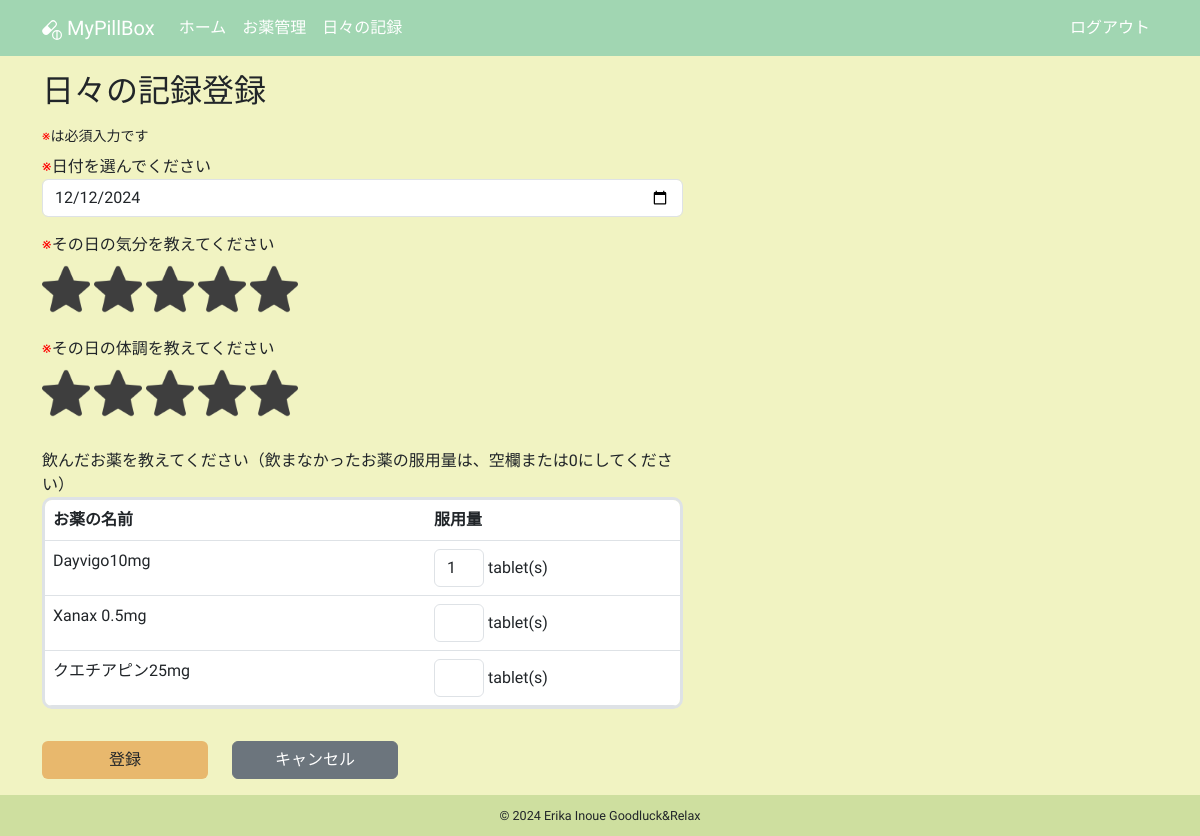
The page /create_daily_log (signed in) on the database as committed earlier.
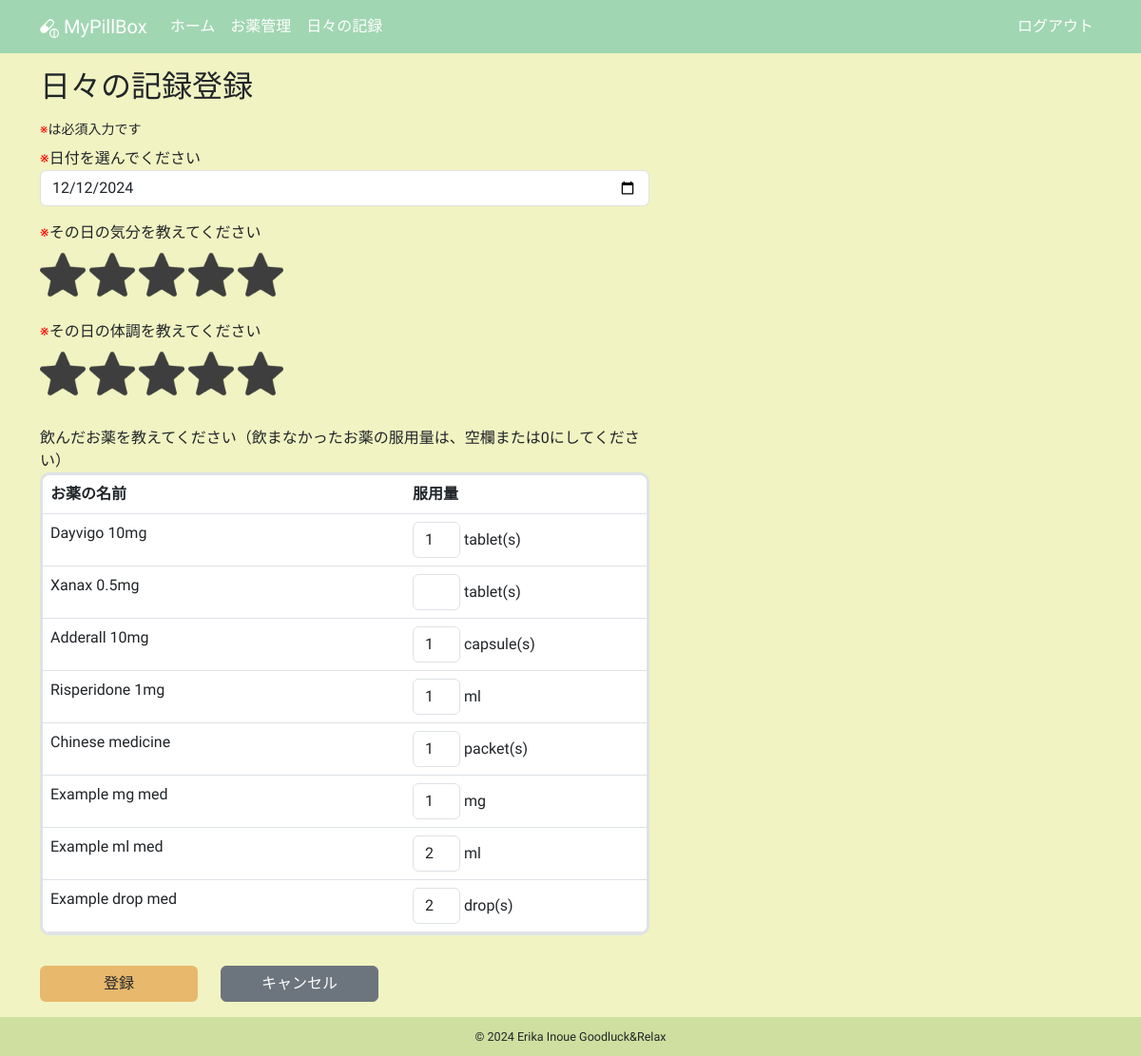
The same page on the database as committed later.
### app/models.py (models this page shows, shortened)
class Medicine(db.Model):
    __tablename__ = "medicines"
    id: so.Mapped[int] = so.mapped_column(primary_key=True)
    name: so.Mapped[str] = so.mapped_column(sa.String(100))
    taking_start_date: so.Mapped[datetime.date] = so.mapped_column(sa.Date)
    dose_per_day: so.Mapped[Optional[float]]
    taking_timing: so.Mapped[Optional[str]] = so.mapped_column(sa.String(100))
    memo: so.Mapped[Optional[str]] = so.mapped_column(sa.Text)
    rating: so.Mapped[Optional[int]] = so.mapped_column(default=0)
    is_active: so.Mapped[bool] = so.mapped_column(sa.Boolean)
    taking_unit: so.Mapped[str] = so.mapped_column(sa.String(10))
    user_id: so.Mapped[int] = so.mapped_column(sa.ForeignKey(User.id))
    user: so.Mapped[User] = so.relationship(back_populates="medicines")
    daily_log_details: so.Mapped[list["DailyLogDetail"]] = so.relationship(
        cascade="all, delete-orphan", back_populates="medicine"
    )

### app/routes.py (the view, shortened to what this page needs)
@app.route("/create_daily_log", methods=["GET", "POST"])
@login_required
def create_daily_log():
    title = _("日々の記録登録")
    form = DailyLogForm()
    active_query = (
        sa.select(Medicine)
        .where(Medicine.user == current_user, Medicine.is_active == True)
        .order_by(Medicine.id)
    )
    active_medicines = db.session.scalars(active_query).all()
    locale = g.locale
    formatted_units = {
        med.id: format_taking_unit(med.taking_unit, locale) for med in active_medicines
    }
    form.details.min_entries = len(active_medicines)
    for medicine in active_medicines:
        detail_entry = form.details.append_entry()
        detail_entry.dose.data = (
            int(medicine.dose_per_day)
            if medicine.dose_per_day and medicine.dose_per_day.is_integer()
            else medicine.dose_per_day
        )
    return render_template(
        "create_daily_log.html",
        form=form,
        medicines=active_medicines,
        title=title,
        unit_labels=formatted_units,
    )

### app/forms.py (shortened to what this page needs)
class DailyLogForm(FlaskForm):
    date = DateField(
        _l("日付を選んでください"),
        format="%Y-%m-%d",
        validators=[DataRequired(message=_l("日付は必須入力です"))],
    )
    mood = HiddenField(
        _l("その日の気分を教えてください"),
        validators=[DataRequired(message=_l("気分は必須入力です"))],
    )
    condition = HiddenField(
        _l("その日の体調を教えてください"),
        validators=[DataRequired(message=_l("体調は必須入力です"))],
    )
    details = FieldList(FormField(DailyLogDetailForm))
    submit = SubmitField(_l("登録"))

class DailyLogDetailForm(Form):
    dose = MyFloatField(_l("服用量"))

### app/__init__.py (called while the page is built)
def get_locale():
    return request.accept_languages.best_match(app.config["LANGUAGES"])

### app/helpers.py (called while the page is built)
def format_taking_unit(unit, locale):
    if locale == "en":
        if unit in ["tablet", "capsule", "packet", "drop"]:
            return f"{unit}(s)"
        return unit  # デフォルトの表示
    return unit_labels.get(unit, unit)  # 日本語版

### app/models.py (called while the page is built)
@login.user_loader
def load_user(id):
    return db.session.get(User, int(id))

### app/routes.py (called while the page is built)
@app.before_request
def before_request():
    g.locale = str(get_locale())

### app/templates/create_daily_log.html (shortened to what this page needs)
{% extends "base.html" %}
{% block content %}
  <h2 class="mb-3">{{ _("日々の記録登録") }}</h2>
  {% if not medicines %}
    <p>{{ _("服用中のお薬がありません まず、お薬管理メニューから服用中のお薬を登録しましょう") }}</p>
  {% else %}
    <small class="d-block mb-2"><span class="red">※</span>{{ _("は必須入力です") }}</small>
    <form action="" method="post" novalidate>
      <div class="row">
        <div class="col-12 col-lg-7 mb-3">
          <span class="red">※</span>{{ form.date.label }}
          {{ form.date(class="form-control" + (" is-invalid" if form.date.errors else "") ) }}
        </div>
        <div class="col-12 col-lg-7 mb-3">
          <span class="red">※</span>{{ form.mood.label }}
          <br>
          {% for i in range(1, 6) %}
            {% if form.mood.data|int >= i %}
              <img src="{{ url_for('static', filename='images/star_on.png') }}"
                   id="{{ i }}"
                   class="star star-rating mood-star rating-checked my-2"
                   onclick="StarRate(this)"
                   alt="star">
            {% else %}
              <img src="{{ url_for('static', filename='images/star_on.png') }}"
                   id="{{ i }}"
                   class="star star-rating mood-star my-2"
                   onclick="StarRate(this)"
                   alt="star">
            {% endif %}
          {% endfor %}
        </div>
        <div class="col-12 col-lg-7 mb-4">
          <span class="red">※</span>{{ form.condition.label }}
          <br>
          {% for i in range(1, 6) %}
            {% if form.condition.data|int >= i %}
              <img src="{{ url_for('static', filename='images/star_on.png') }}"
                   id="{{ i }}"
                   class="star star-rating condition-star rating-checked my-2"
                   onclick="StarRate(this)"
                   alt="star">
            {% else %}
              <img src="{{ url_for('static', filename='images/star_on.png') }}"
                   id="{{ i }}"
                   class="star star-rating condition-star my-2"
                   onclick="StarRate(this)"
                   alt="star">
            {% endif %}
          {% endfor %}
        </div>
        <div class="col-12 col-lg-7 mb-3">
          <p class="mb-0">{{ _("飲んだお薬を教えてください（飲まなかったお薬の服用量は、空欄または0にしてください）") }}</p>
          <table class="table table-hover table-input">
            <thead>
              <tr>
                <th>{{ _("お薬の名前") }}</th>
                <th>{{ _("服用量") }}</th>
              </tr>
            </thead>
            <tbody>
              {% for medicine in medicines %}
                <tr>
                  <td style="width: 60%;">{{ medicine.name }}</td>
                  <td style="width:40%;">
                    {{ form.details[loop.index0].dose(class="form-control d-inline-block" + (" is-invalid dose-is-invalid" if form.details[loop.index0].errors else "") , style="width: 50px;" ) }} {{ unit_labels[medicine.id] }}
                  </td>
                </tr>
              {% endfor %}
            </tbody>
          </table>
        </div>
      </div>
      <div class="row mb-3">
        <div class="col-5 col-lg-2">{{ form.submit(class="btn btn-custom w-100") }}</div>
        <div class="col-5 col-lg-2">
          <a href="{{ url_for('daily_logs') }}" class="btn btn-secondary w-100">{{ _("キャンセル") }}</a>
        </div>
      </div>
    </form>
  {% endif %}
{% endblock content %}

Rows that differ between the two databases and show on the page:
removed Medicine: name "クエチアピン25mg", unit_labels "tablet(s)"
changed Medicine: name "Dayvigo10mg" → "Dayvigo 10mg"
added Medicine: name "Adderall 10mg", details "1", unit_labels "capsule(s)"
added Medicine: name "Risperidone 1mg", details "1", taking_unit "ml"
added Medicine: name "Chinese medicine", details "1", unit_labels "packet(s)"
added Medicine: name "Example mg med", details "1", taking_unit "mg"
added Medicine: name "Example ml med", details "2", taking_unit "ml"
added Medicine: name "Example drop med", details "2", unit_labels "drop(s)"
